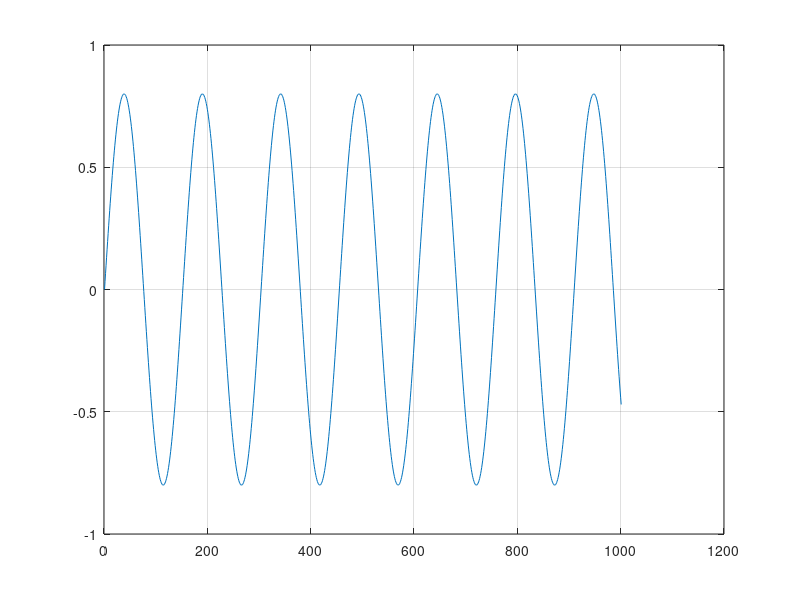

MATLAB code to generate this figure: (Note: this script raises an error after producing the figure.)
f=0.33;
t=0:0.02:20;                            %rezolutie 0.02
A=0.8
y=A*sin(2*pi*f*t);
%y_mono=zeros(size(y));

plot(y);
grid
for i=1:1:lenght(y);
    if y(i)>0
        y(i)=0;
    end
         
end
plot(y);
axis([0 10 -2 2])
grid




